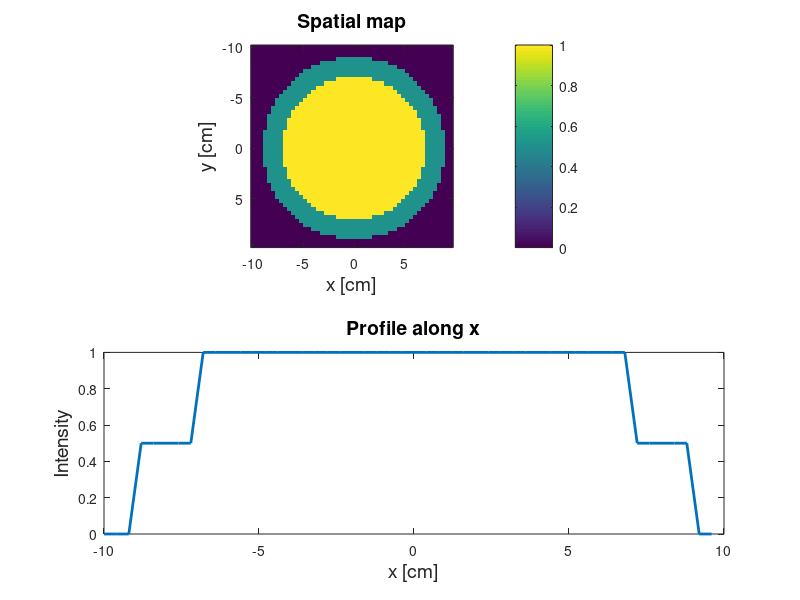
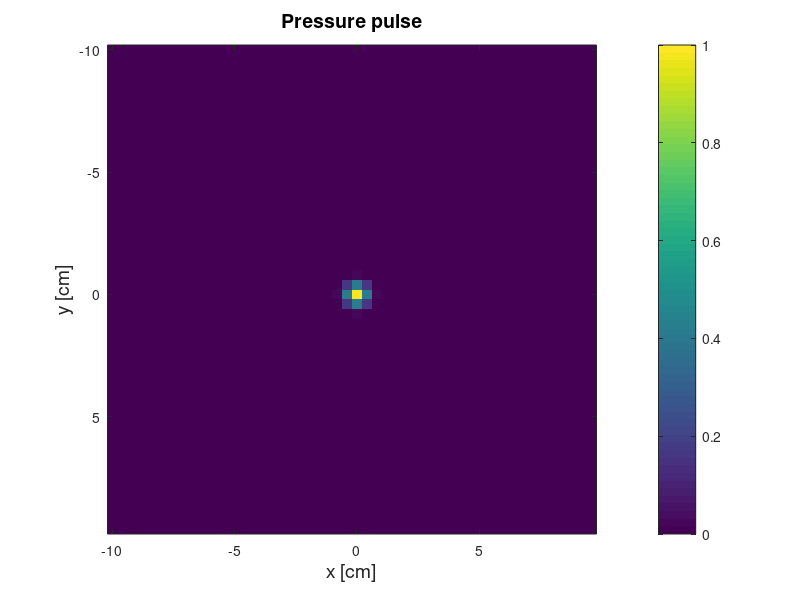
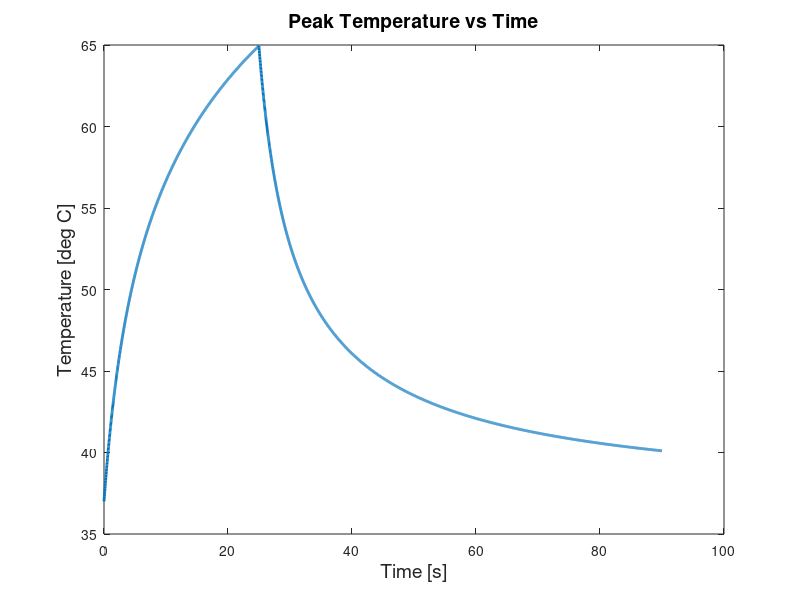

Reproduce these figures in MATLAB, in order.
%% create spatial map
% circular object
disp 'Generating phantom'
dim = 50; 
fov = 20;       % cm
rdisc1 = 0.7*fov/2;    % disc1 radius is % of FOV/2
rdisc2 = 0.9*fov/2;    % disc2 radius is % of FOV/2

x = -fov/2:fov/dim:fov/2-fov/dim;
y = -fov/2:fov/dim:fov/2-fov/dim;

[X,Y] = meshgrid(x,y);

mag = zeros(dim);
mag(X.^2 + Y.^2 <= rdisc1^2) = 0.5;
mag(X.^2 + Y.^2 <= rdisc2^2) = mag(X.^2 + Y.^2 <= rdisc2^2) + 0.5;

    figure; 
    % plot map
    subplot(2,1,1); 
    imagesc(x,y,mag); axis image; colorbar; %colormap(gray);
    title('Spatial map','FontSize',14); 
    xlabel('x [cm]','FontSize',14); ylabel('y [cm]','FontSize',14); 
    % plot profile
    subplot(2,1,2); 
    plot(x,mag(:,length(mag)/2),'Linewidth',2); 
    title('Profile along x','FontSize',14); 
    xlabel('x [cm]','FontSize',14); ylabel('Intensity','FontSize',14);

%% create a pulse
s = 0.3; % width
Z = exp( -(X.^2+Y.^2)/(2*s^2) ); 
Z0 = Z/max(Z(:)); % normalized pressure profile


    figure;
    imagesc(x,y,Z0); axis image; colorbar;
    title('Pressure pulse','FontSize',14); 
    xlabel('x [cm]','FontSize',14); ylabel('y [cm]','FontSize',14);

%% temperature change simulation

% specify vector of timepoints
tmax = 90;              % duration of temperature simulation [s] 
tstep = 20e-3;          % step size [s]
Ntp = tmax/tstep;       % number of timepoints
tpulse = 25;            % duration of pulse [s]

t = 0:tmax/(Ntp-1):tmax;
D = 1;                  % diffusivity           %%%%% UPDATE THIS
alpha = 6;           % chemical shift coefficient [ppm/degreeC] 
                        % (see Todd et al. 2009)
gamma = 42.57e6*2*pi;   % gyromagnetic ratio [rad Hz/T]
B0 = 3;                 % field strenght [T]
TE = 12e-3;             % echo time [s]

Tmap = 37 + zeros(size(Z0,1),size(Z0,2),length(t));  % body initial temperature

% Model predictive filtering (Todd, Payne, Parker 2010)
% Tn+1 = Tn + (k/rho/C*del2Tn - W/rhoTn + un/rho/C*Q)*dt
% k: thermal conductivity (W/m/deg C)
% rho: tissue density (kg/m3)
% C: specific heat (J/kg/deg C)
% W = perfusion; ignore
% un: input power (watts)
rho = 1000; % kg/m3, tissue density
C = 4186; % J/kg/deg C, specific heat
u = 21500000; % Watts - why so huge??
k = 0.4*100; % Watts/m/deg C - why so huge?? 0.4 is from Todd

% hypothetical temperature distribution
% estimate change over space and time
disp 'Simulating bioheat equation'
for idx = 2:length(t)
    if t(idx) <= tpulse
        deltatemp = (k*del2(Tmap(:,:,idx-1),fov/100/dim,fov/100/dim)+u*Z0)*tstep/(rho*C);
        Tmap(:,:,idx) = Tmap(:,:,idx-1) + deltatemp;
    else
        deltatemp = k*del2(Tmap(:,:,idx-1),fov/100/dim,fov/100/dim)*tstep/(rho*C);
        Tmap(:,:,idx) = Tmap(:,:,idx-1) + deltatemp;
    end
end


figure; h = plot(t,squeeze(Tmap(dim/2+1,dim/2+1,:)),'linewidth',2); 
title('Peak Temperature vs Time','FontSize',14); 
xlabel('Time [s]','FontSize',14); ylabel('Temperature [deg C]','FontSize',14);

return

% truncate it to +/- 10 seconds around the peak
[~,maxi] = max(sqz(Tmap(dim/2+1,dim/2+1,:)));
peakInds = (t > (t(maxi)-15)) & (t < (t(maxi)+15));
Tmap = Tmap(:,:,peakInds);
nrow = 4;

    
% phase map
phi = (Tmap-37)*0.01*10^-6*gamma*B0*TE;
 
cmax = max(max(phi(:)));
clim = [0 cmax];

% create complex images
cplxdata = repmat(mag,[1 1 size(Tmap,3)]).*exp(1i*phi);

%% direct temperature sampling
disp 'Direct Temp Sampling'

% sample the temp curve with different temporal resolutions; 
% record highest error among grid shifts
tempCurve = squeeze(Tmap(dim/2+1,dim/2+1,:));
res = 10:10:500; % integer steps
worstErrSingle = zeros(size(res));
worstErrAve = zeros(size(res));
bestErrSingle = Inf + zeros(size(res)); % trivial; should be zero
bestErrAve = Inf + zeros(size(res)); % synchronized error
%[~,iMax] = max(tempCurve(:));
for ii = 1:length(res)
    % loop over offsets, record highest error for both window-averaged and
    % single-point
    for jj = 1:res(ii) 
        sampledSingle = tempCurve(jj:res(ii):end);
        maxErrSingle = max(tempCurve)-max(sampledSingle);
        if maxErrSingle > worstErrSingle(ii)
            worstErrSingle(ii) = maxErrSingle;
        end
        if maxErrSingle < bestErrSingle(ii)
            bestErrSingle(ii) = maxErrSingle;
        end
        % average every consecutive res(ii) time points to get sampledAve
        sampledAve = tempCurve(jj:end);
        sampledAve = sampledAve(1:floor(length(sampledAve)/res(ii))*res(ii));
        sampledAve = mean(reshape(sampledAve,[res(ii) length(sampledAve)/res(ii)]),1);
        maxErrAve = max(tempCurve) - max(sampledAve);
        if maxErrAve > worstErrAve(ii)
            worstErrAve(ii) = maxErrAve;
        end
        if maxErrAve < bestErrAve(ii)
            bestErrAve(ii) = maxErrAve;
        end
    end
    
end

figure;hold on
plot(res*tstep,worstErrSingle)
plot(res*tstep,worstErrAve)
plot(res*tstep,bestErrAve)
plot(0:10,ones(11,1),'k--');
ylabel 'Peak Error (Degrees Celsius)'
xlabel 'Frame Rate (Seconds)'
legend('Single-point, worst case','Moving average, worst case','Moving average, synchronized');
axis([1 10 0 5]);
axis square

%% 2DFT simulation
disp '2DFT Temp Sampling'

% loop over TRs/resolutions and offsets, calculate worst-case and
% synchronized error
res2DFT = 1:10; % integer time steps between each k-space line (corresponds to 
% frame rates of 1 - 10 seconds)
bestErr2DFT = Inf + zeros(size(res2DFT));
worstErr2DFT = zeros(size(res2DFT));
tempCurve = squeeze(Tmap(dim/2+1,dim/2+1,:)); % max temp curve
% ft all the images
for ii = 1:size(cplxdata,3);
    cplxkData(:,:,ii) = ft2(cplxdata(:,:,ii));
end
for ii = 1:length(res2DFT) % loop over TRs/frame rates
    ii
    for jj = 1:dim*res2DFT(ii) % loop over temporal offsets for each frame rate
        dataAll = cplxkData(:,:,jj:res2DFT(ii):end); % images at time points we will extract k-data from
        dataAll = dataAll(:,:,1:floor(size(dataAll,3)/dim)*dim); % trim to size
        % grab one k-space line from each time point
        dataSampled = zeros([dim dim size(dataAll,3)/dim]);
        for kk = 1:dim
            dataSampled(:,kk,:) = dataAll(:,kk,kk:dim:end);
        end
        % ift dataSampled
        for kk = 1:size(dataSampled,3)
            dataSampled(:,:,kk) = ift2(dataSampled(:,:,kk));
        end
        % get the temp in the middle
        sampledTemp = angle(squeeze(dataSampled(dim/2+1,dim/2+1,:)));
        sampledTemp = sampledTemp./(0.01*10^-6*gamma*B0*TE) + 37;
        % get difference between true and measured max temps
        maxErr2DFT = max(tempCurve) - max(sampledTemp);
        %[ii jj]
        %figure(100);plot(sampledTemp);pause
        if maxErr2DFT > worstErr2DFT(ii)
            worstErr2DFT(ii) = maxErr2DFT;
        end
        if maxErr2DFT < bestErr2DFT(ii)
            bestErr2DFT(ii) = maxErr2DFT;
        end
    end
end
figure;hold on
plot(res2DFT*dim*tstep,worstErr2DFT)
plot(res2DFT*dim*tstep,bestErr2DFT)
plot(1:10,ones(10,1),'k--');
ylabel 'Degrees Celsius'
xlabel 'Seconds'
legend('2DFT error, worst case','2DFT error, synchronized');

return
%% spiral simulation
if ~exist('Gmri') || ~exist('qpwls_pcg')
    error 'Need Jeff Fesslers Image Recon Toolbox installed. Download at http://web.eecs.umich.edu/~fessler/code/index.html'
end
if ~exist('vds')
    error 'Need variable density spiral function from Brian Hargreaves. Download at http://mrsrl.stanford.edu/~brian/vdspiral/'
end
disp 'Spiral Temp Sampling'

% get a dim-shot spiral trajectory
addpath vdspiral/
smax = 15000;	 % 150 T/m/s
gmax = 4;	 % G/cm
dt = 4e-6; % dwell time of spiral in seconds
N = dim; % Interleaves
Fcoeff = [fov 0]; 	% FOV starts at 20 cm; doesn't decrease.
res = fov/dim/sqrt(2); % cm, resolution
rmax = 1/2/res;	% cm^(-1)
[k,g,s,time,r,theta] = vds(smax,gmax,dt,N,Fcoeff,rmax);
kAll = k(:)*exp(1i*2*pi/dim*(0:dim-1)); % duplicate to all shots

% build a system matrix
mask = true(dim);
G = Gmri([real(kAll(:)) imag(kAll(:))],mask,'fov',fov);

% loop over TRs/resolutions and offsets, calculate worst-case and
% synchronized error
resSpiral = 1:10; % integer time steps between each k-space line (corresponds to 
% 1 - 10 seconds)
bestErrSpiral = Inf + zeros(size(resSpiral));
worstErrSpiral = zeros(size(resSpiral));
tempCurve = squeeze(Tmap(dim/2+1,dim/2+1,:)); % max temp curve
% ft all the images
spiralData = zeros(length(k),dim,size(cplxdata,3));
parfor ii = 1:size(cplxdata,3);
    spiralData(:,:,ii) = reshape(G*col(cplxdata(:,:,ii)),[length(k) dim]);
end
nSpiralIters = 15; % spiral CG image recon iterations
for ii = 1:length(resSpiral) % loop over TRs/frame rates
    ii
    for jj = 1:dim*resSpiral(ii) % loop over temporal offsets for each frame rate
        dataAll = spiralData(:,:,jj:resSpiral(ii):end); % images at time points we will extract k-data from
        dataAll = dataAll(:,:,1:floor(size(dataAll,3)/dim)*dim); % trim to size
        % grab one spiral shot from each time point
        dataSampled = zeros([length(k) dim size(dataAll,3)/dim]);
        for kk = 1:dim
            dataSampled(:,kk,:) = dataAll(:,kk,kk:dim:end);
        end
        % recon each dynamic 
        dataRecond = zeros([dim dim size(dataSampled,3)]);
        parfor kk = 1:size(dataSampled,3)
            [xS,info] = qpwls_pcg(zeros(dim*dim,1),G,1,col(dataSampled(:,:,kk)),0,0,1,nSpiralIters,true(dim));
            dataRecond(:,:,kk) = reshape(xS(:,end),[dim dim]);
        end
%         dataRecond = zeros([dim dim size(dataAll,3)/dim]);
%         for kk = 1:size(dataSampled,3)
%             [xS,info] = qpwls_pcg(zeros(dim*dim,1),G,1,col(dataAll(:,:,1+(kk-1)*dim)),0,0,1,nSpiralIters,true(dim));
%             dataRecond(:,:,kk) = reshape(xS(:,end),[dim dim]);
%         end
        % get the temp in the middle
        sampledTemp = angle(squeeze(dataRecond(dim/2+1,dim/2+1,:)));
        sampledTemp = sampledTemp./(0.01*10^-6*gamma*B0*TE) + 37;
        % get difference between true and measured max temps
        maxErrSpiral = max(tempCurve) - max(sampledTemp);
        %[ii jj]
        %figure(100);plot(sampledTemp);pause
        if maxErrSpiral > worstErrSpiral(ii)
            worstErrSpiral(ii) = maxErrSpiral;
        end
        if maxErrSpiral < bestErrSpiral(ii)
            bestErrSpiral(ii) = maxErrSpiral;
        end
    end
end
figure;hold on
plot(resSpiral*dim*tstep,worstErrSpiral)
plot(resSpiral*dim*tstep,bestErrSpiral)
ylabel 'Degrees Celsius'
xlabel 'Seconds'
legend('Spiral error, worst case','Spiral error, synchronized');


%% plot 2DFT and spiral together
figure;hold on
plot(res2DFT*dim*tstep,worstErr2DFT)
plot(res2DFT*dim*tstep,bestErr2DFT)
plot(resSpiral*dim*tstep,worstErrSpiral)
plot(resSpiral*dim*tstep,bestErrSpiral)
plot(1:10,ones(10,1),'k--');
ylabel 'Peak Error (Degrees Celsius)'
xlabel 'Frame Rate (Seconds)'
legend('2DFT, worst case','2DFT, synchronized',...
    'Spiral, worst case','Spiral, synchronized');
axis([1 10 0 5]);
axis square


